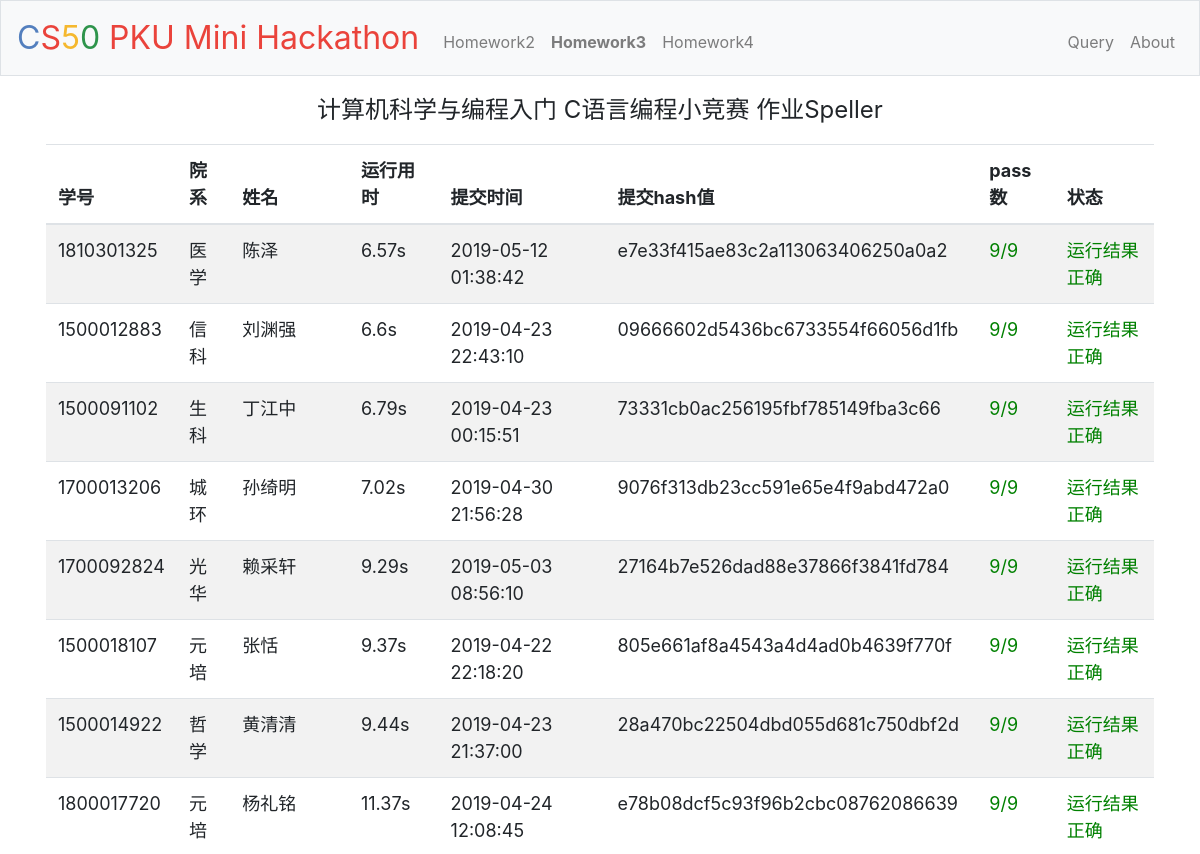
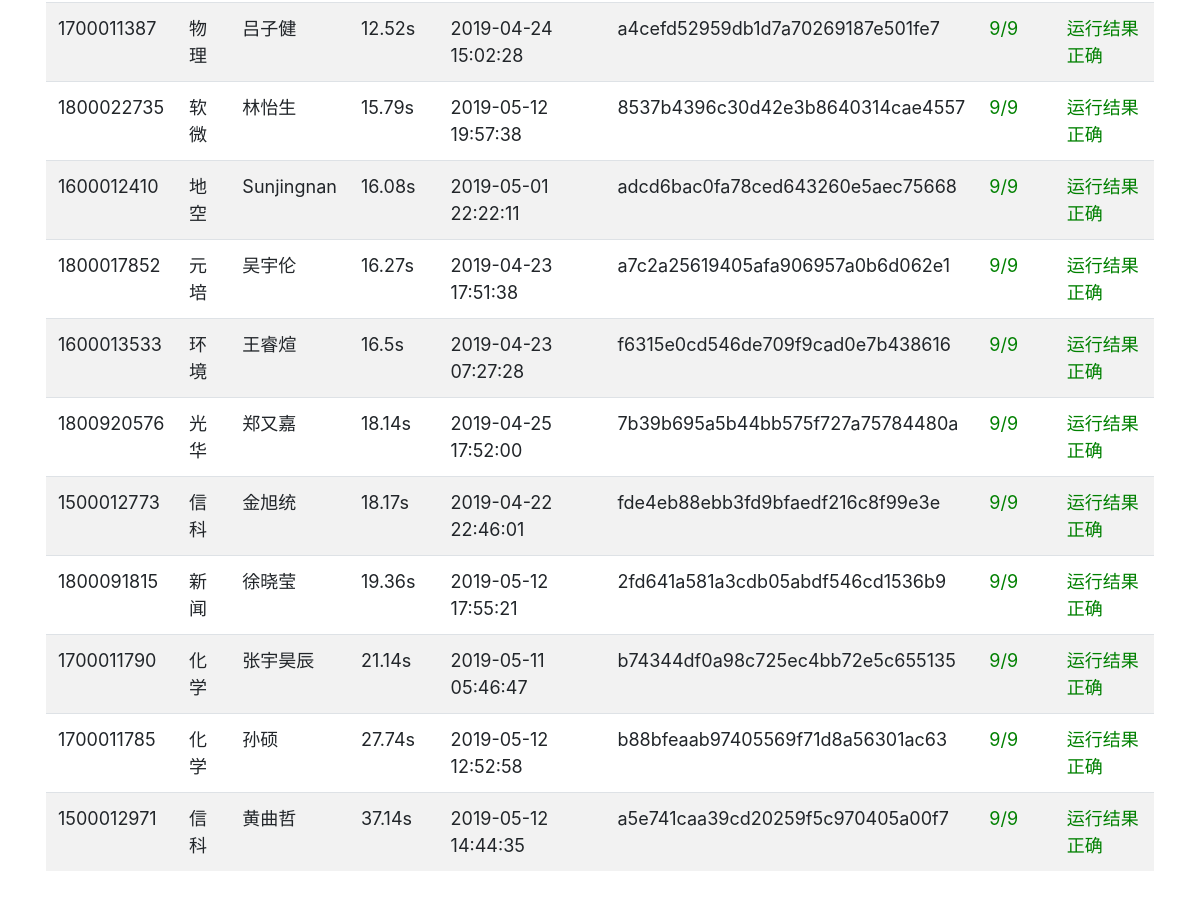
The page /homework3 on the database its author committed (2 pictures, top to bottom).
### tables this page shows
CREATE TABLE "submit" (
	"id"	INTEGER NOT NULL PRIMARY KEY AUTOINCREMENT UNIQUE,
	"stuid"	INTEGER NOT NULL,
	"name"	TEXT,
	"work"	INTEGER NOT NULL,
	"time"	TIMESTAMP NOT NULL DEFAULT current_timestamp,
	"exe_time"	REAL,
	"hash"	TEXT NOT NULL,
	"status"	INTEGER NOT NULL,
	"correct_num"	INTEGER
);

### application.py (the view)
@app.route("/homework3")
def homework3():
    session["status"]="hw3"
    app.logger.info(request.remote_addr+" "+get_time()+" GET /homework3")
    result=[]
    ids = db.execute("select distinct stuid from submit where work=3")
    for id in ids:
        rows = db.execute("SELECT stuid,name,time,exe_time,hash,correct_num,status FROM submit where work=3 and stuid=:stuid ORDER BY correct_num desc, status asc, exe_time asc, time asc", stuid=id["stuid"])
        if rows:
            res=rows[0]
            stuid=str(res["stuid"])
            colloge=colloge_list.get(stuid)
            if not colloge:
                colloge="Unknown"
            status = status_list.get(res["status"])
            if not status:
                status="其他错误"
            if int(res["status"]) == 0:
                status_order=0
            else:
                status_order=1
            tmp=[stuid, colloge, res["name"],res["exe_time"],res["time"],res["hash"],int(res["correct_num"]),status,status_order]
            result.append(tmp)
    result.sort(key=lambda x: (-x[6], x[8], x[3], Reversinator(x[4])))
    return render_template("homework3.html", result=result)

### application.py (called while the page is built)
@app.after_request
def after_request(response):
    return response

def get_time():
    i = datetime.datetime.now()
    return "{}/{}/{} {}:{}:{}".format(i.year, i.month, i.day, i.hour, i.minute, i.second)

### templates/homework3.html (shortened to what this page needs)
{% extends "layout.html" %}
{% block main %}
    <div style="font-size:x-large">
        <p>
            计算机科学与编程入门 C语言编程小竞赛 作业Speller
        </p>
    </div>
    <table class="table table-striped table-responsive">
        <thead>
            <tr>
                <th>学号</th>
                <th>院系</th>
                <th>姓名</th>
                <th>运行用时</th>
                <th>提交时间</th>
                <th>提交hash值</th>
                <th>pass数</th>
                <th>状态</th>
            </tr>
        </thead>
        <tbody>
            {% for r in result %}
                <tr>
                    <td>{{r[0]}}</td>
                    <td>{{r[1]}}</td>
                    <td>{{r[2]}}</td>
                    {% if r[3] < 1 %}
                        <td>\</td>
                    {% else %}
                        <td>{{r[3]}}s</td>
                    {% endif %}
                    <td>{{r[4]}}</td>
                    <td>{{r[5]}}</td>
                    {% if r[6] == 9 %}
                        <td><font color="green">{{r[6]}}/9</font></td>
                    {% else %}
                        <td><font color="red">{{r[6]}}/9</font></td>
                    {% endif %}
                    {% if r[7] == '运行结果正确' %}
                        <td><font color="green">{{r[7]}}</font></td>
                    {% elif r[7] == '正在运行' %}
                        <td><font color="blue">{{r[7]}}</font></td>
                    {% else %}
                        <td><font color="red">{{r[7]}}</font></td>
                    {% endif %}
                </tr>
            {% endfor %}
        </tbody>
    </table>
{% endblock %}

### static/styles.css (style rules this page uses)
main table { text-align: left; font-size: large; }

### rows shown on the page
submit: stuid "1810301325", r "医学", name "陈泽", exe_time "6.57", time "2019-05-12 01:38:42", hash "e7e33f415ae83c2a113063406250a0a2", correct_num "9", r "运行结果正确"
submit: stuid "1500012883", r "信科", name "刘渊强", exe_time "6.6", time "2019-04-23 22:43:10", hash "09666602d5436bc6733554f66056d1fb", correct_num "9", r "运行结果正确"
submit: stuid "1500091102", r "生科", name "丁江中", exe_time "6.79", time "2019-04-23 00:15:51", hash "73331cb0ac256195fbf785149fba3c66", correct_num "9", r "运行结果正确"
submit: stuid "1700013206", r "城环", name "孙绮明", exe_time "7.02", time "2019-04-30 21:56:28", hash "9076f313db23cc591e65e4f9abd472a0", correct_num "9", r "运行结果正确"
submit: stuid "1700092824", r "光华", name "赖采轩", exe_time "9.29", time "2019-05-03 08:56:10", hash "27164b7e526dad88e37866f3841fd784", correct_num "9", r "运行结果正确"
submit: stuid "1500018107", r "元培", name "张恬", exe_time "9.37", time "2019-04-22 22:18:20", hash "805e661af8a4543a4d4ad0b4639f770f", correct_num "9", r "运行结果正确"
submit: stuid "1500014922", r "哲学", name "黄清清", exe_time "9.44", time "2019-04-23 21:37:00", hash "28a470bc22504dbd055d681c750dbf2d", correct_num "9", r "运行结果正确"
submit: stuid "1800017720", r "元培", name "杨礼铭", exe_time "11.37", time "2019-04-24 12:08:45", hash "e78b08dcf5c93f96b2cbc08762086639", correct_num "9", r "运行结果正确"
submit: stuid "1700011387", r "物理", name "吕子健", exe_time "12.52", time "2019-04-24 15:02:28", hash "a4cefd52959db1d7a70269187e501fe7", correct_num "9", r "运行结果正确"
submit: stuid "1800022735", r "软微", name "林怡生", exe_time "15.79", time "2019-05-12 19:57:38", hash "8537b4396c30d42e3b8640314cae4557", correct_num "9", r "运行结果正确"
submit: stuid "1600012410", r "地空", name "Sunjingnan", exe_time "16.08", time "2019-05-01 22:22:11", hash "adcd6bac0fa78ced643260e5aec75668", correct_num "9", r "运行结果正确"
submit: stuid "1800017852", r "元培", name "吴宇伦", exe_time "16.27", time "2019-04-23 17:51:38", hash "a7c2a25619405afa906957a0b6d062e1", correct_num "9", r "运行结果正确"
submit: stuid "1600013533", r "环境", name "王睿煊", exe_time "16.5", time "2019-04-23 07:27:28", hash "f6315e0cd546de709f9cad0e7b438616", correct_num "9", r "运行结果正确"
submit: stuid "1800920576", r "光华", name "郑又嘉", exe_time "18.14", time "2019-04-25 17:52:00", hash "7b39b695a5b44bb575f727a75784480a", correct_num "9", r "运行结果正确"
submit: stuid "1500012773", r "信科", name "金旭统", exe_time "18.17", time "2019-04-22 22:46:01", hash "fde4eb88ebb3fd9bfaedf216c8f99e3e", correct_num "9", r "运行结果正确"
submit: stuid "1800091815", r "新闻", name "徐晓莹", exe_time "19.36", time "2019-05-12 17:55:21", hash "2fd641a581a3cdb05abdf546cd1536b9", correct_num "9", r "运行结果正确"
submit: stuid "1700011790", r "化学", name "张宇昊辰", exe_time "21.14", time "2019-05-11 05:46:47", hash "b74344df0a98c725ec4bb72e5c655135", correct_num "9", r "运行结果正确"
submit: stuid "1700011785", r "化学", name "孙硕", exe_time "27.74", time "2019-05-12 12:52:58", hash "b88bfeaab97405569f71d8a56301ac63", correct_num "9", r "运行结果正确"
submit: stuid "1500012971", r "信科", name "黄曲哲", exe_time "37.14", time "2019-05-12 14:44:35", hash "a5e741caa39cd20259f5c970405a00f7", correct_num "9", r "运行结果正确"
